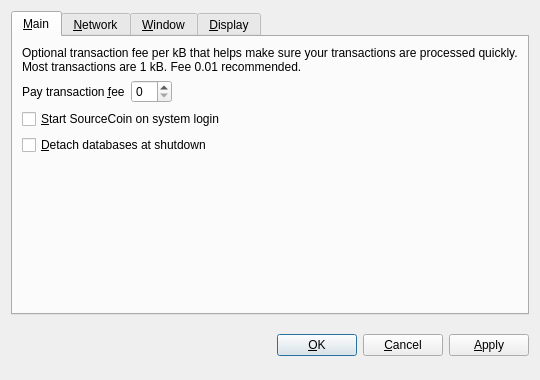
<?xml version="1.0" encoding="UTF-8"?>
<ui version="4.0">
 <class>OptionsDialog</class>
 <widget class="QDialog" name="OptionsDialog">
  <property name="geometry">
   <rect>
    <x>0</x>
    <y>0</y>
    <width>540</width>
    <height>380</height>
   </rect>
  </property>
  <property name="windowTitle">
   <string>Options</string>
  </property>
  <property name="modal">
   <bool>true</bool>
  </property>
  <layout class="QVBoxLayout" name="verticalLayout">
   <item>
    <widget class="QTabWidget" name="tabWidget">
     <property name="tabPosition">
      <enum>QTabWidget::North</enum>
     </property>
     <property name="currentIndex">
      <number>0</number>
     </property>
     <widget class="QWidget" name="tabMain">
      <attribute name="title">
       <string>&amp;Main</string>
      </attribute>
      <layout class="QVBoxLayout" name="verticalLayout_Main">
       <item>
        <widget class="QLabel" name="transactionFeeInfoLabel">
         <property name="text">
          <string>Optional transaction fee per kB that helps make sure your transactions are processed quickly. Most transactions are 1 kB. Fee 0.01 recommended.</string>
         </property>
         <property name="textFormat">
          <enum>Qt::PlainText</enum>
         </property>
         <property name="wordWrap">
          <bool>true</bool>
         </property>
        </widget>
       </item>
       <item>
        <layout class="QHBoxLayout" name="horizontalLayout_Main">
         <item>
          <widget class="QLabel" name="transactionFeeLabel">
           <property name="text">
            <string>Pay transaction &amp;fee</string>
           </property>
           <property name="textFormat">
            <enum>Qt::PlainText</enum>
           </property>
           <property name="buddy">
            <cstring>transactionFee</cstring>
           </property>
          </widget>
         </item>
         <item>
          <widget class="BitcoinAmountField" name="transactionFee"/>
         </item>
         <item>
          <spacer name="horizontalSpacer_Main">
           <property name="orientation">
            <enum>Qt::Horizontal</enum>
           </property>
           <property name="sizeHint" stdset="0">
            <size>
             <width>40</width>
             <height>20</height>
            </size>
           </property>
          </spacer>
         </item>
        </layout>
       </item>
       <item>
        <widget class="QCheckBox" name="bitcoinAtStartup">
         <property name="toolTip">
          <string>Automatically start SourceCoin after logging in to the system.</string>
         </property>
         <property name="text">
          <string>&amp;Start SourceCoin on system login</string>
         </property>
        </widget>
       </item>
       <item>
        <widget class="QCheckBox" name="detachDatabases">
         <property name="toolTip">
          <string>Detach block and address databases at shutdown. This means they can be moved to another data directory, but it slows down shutdown. The wallet is always detached.</string>
         </property>
         <property name="text">
          <string>&amp;Detach databases at shutdown</string>
         </property>
        </widget>
       </item>
       <item>
        <spacer name="verticalSpacer_Main">
         <property name="orientation">
          <enum>Qt::Vertical</enum>
         </property>
         <property name="sizeHint" stdset="0">
          <size>
           <width>20</width>
           <height>40</height>
          </size>
         </property>
        </spacer>
       </item>
      </layout>
     </widget>
     <widget class="QWidget" name="tabNetwork">
      <attribute name="title">
       <string>&amp;Network</string>
      </attribute>
      <layout class="QVBoxLayout" name="verticalLayout_Network">
       <item>
        <widget class="QCheckBox" name="mapPortUpnp">
         <property name="toolTip">
          <string>Automatically open the SourceCoin client port on the router. This only works when your router supports UPnP and it is enabled.</string>
         </property>
         <property name="text">
          <string>Map port using &amp;UPnP</string>
         </property>
        </widget>
       </item>
       <item>
        <widget class="QCheckBox" name="connectSocks">
         <property name="toolTip">
          <string>Connect to the SourceCoin network through a SOCKS proxy (e.g. when connecting through Tor).</string>
         </property>
         <property name="text">
          <string>&amp;Connect through SOCKS proxy:</string>
         </property>
        </widget>
       </item>
       <item>
        <layout class="QHBoxLayout" name="horizontalLayout_Network">
         <item>
          <widget class="QLabel" name="proxyIpLabel">
           <property name="text">
            <string>Proxy &amp;IP:</string>
           </property>
           <property name="textFormat">
            <enum>Qt::PlainText</enum>
           </property>
           <property name="buddy">
            <cstring>proxyIp</cstring>
           </property>
          </widget>
         </item>
         <item>
          <widget class="QValidatedLineEdit" name="proxyIp">
           <property name="maximumSize">
            <size>
             <width>140</width>
             <height>16777215</height>
            </size>
           </property>
           <property name="toolTip">
            <string>IP address of the proxy (e.g. 127.0.0.1)</string>
           </property>
          </widget>
         </item>
         <item>
          <widget class="QLabel" name="proxyPortLabel">
           <property name="text">
            <string>&amp;Port:</string>
           </property>
           <property name="textFormat">
            <enum>Qt::PlainText</enum>
           </property>
           <property name="buddy">
            <cstring>proxyPort</cstring>
           </property>
          </widget>
         </item>
         <item>
          <widget class="QLineEdit" name="proxyPort">
           <property name="maximumSize">
            <size>
             <width>55</width>
             <height>16777215</height>
            </size>
           </property>
           <property name="toolTip">
            <string>Port of the proxy (e.g. 9050)</string>
           </property>
          </widget>
         </item>
         <item>
          <widget class="QLabel" name="socksVersionLabel">
           <property name="text">
            <string>SOCKS &amp;Version:</string>
           </property>
           <property name="textFormat">
            <enum>Qt::PlainText</enum>
           </property>
           <property name="buddy">
            <cstring>socksVersion</cstring>
           </property>
          </widget>
         </item>
         <item>
          <widget class="QValueComboBox" name="socksVersion">
           <property name="toolTip">
            <string>SOCKS version of the proxy (e.g. 5)</string>
           </property>
          </widget>
         </item>
         <item>
          <spacer name="horizontalSpacer_Network">
           <property name="orientation">
            <enum>Qt::Horizontal</enum>
           </property>
           <property name="sizeHint" stdset="0">
            <size>
             <width>40</width>
             <height>20</height>
            </size>
           </property>
          </spacer>
         </item>
        </layout>
       </item>
       <item>
        <spacer name="verticalSpacer_Network">
         <property name="orientation">
          <enum>Qt::Vertical</enum>
         </property>
         <property name="sizeHint" stdset="0">
          <size>
           <width>20</width>
           <height>40</height>
          </size>
         </property>
        </spacer>
       </item>
      </layout>
     </widget>
     <widget class="QWidget" name="tabWindow">
      <attribute name="title">
       <string>&amp;Window</string>
      </attribute>
      <layout class="QVBoxLayout" name="verticalLayout_Window">
       <item>
        <widget class="QCheckBox" name="minimizeToTray">
         <property name="toolTip">
          <string>Show only a tray icon after minimizing the window.</string>
         </property>
         <property name="text">
          <string>&amp;Minimize to the tray instead of the taskbar</string>
         </property>
        </widget>
       </item>
       <item>
        <widget class="QCheckBox" name="minimizeOnClose">
         <property name="toolTip">
          <string>Minimize instead of exit the application when the window is closed. When this option is enabled, the application will be closed only after selecting Quit in the menu.</string>
         </property>
         <property name="text">
          <string>M&amp;inimize on close</string>
         </property>
        </widget>
       </item>
       <item>
        <spacer name="verticalSpacer_Window">
         <property name="orientation">
          <enum>Qt::Vertical</enum>
         </property>
         <property name="sizeHint" stdset="0">
          <size>
           <width>20</width>
           <height>40</height>
          </size>
         </property>
        </spacer>
       </item>
      </layout>
     </widget>
     <widget class="QWidget" name="tabDisplay">
      <attribute name="title">
       <string>&amp;Display</string>
      </attribute>
      <layout class="QVBoxLayout" name="verticalLayout_Display">
       <item>
        <layout class="QHBoxLayout" name="horizontalLayout_1_Display">
         <item>
          <widget class="QLabel" name="langLabel">
           <property name="text">
            <string>User Interface &amp;language:</string>
           </property>
           <property name="textFormat">
            <enum>Qt::PlainText</enum>
           </property>
           <property name="buddy">
            <cstring>lang</cstring>
           </property>
          </widget>
         </item>
         <item>
          <widget class="QValueComboBox" name="lang">
           <property name="toolTip">
            <string>The user interface language can be set here. This setting will take effect after restarting SourceCoin.</string>
           </property>
          </widget>
         </item>
        </layout>
       </item>
       <item>
        <layout class="QHBoxLayout" name="horizontalLayout_2_Display">
         <item>
          <widget class="QLabel" name="unitLabel">
           <property name="text">
            <string>&amp;Unit to show amounts in:</string>
           </property>
           <property name="textFormat">
            <enum>Qt::PlainText</enum>
           </property>
           <property name="buddy">
            <cstring>unit</cstring>
           </property>
          </widget>
         </item>
         <item>
          <widget class="QValueComboBox" name="unit">
           <property name="toolTip">
            <string>Choose the default subdivision unit to show in the interface and when sending coins.</string>
           </property>
          </widget>
         </item>
        </layout>
       </item>
       <item>
        <widget class="QCheckBox" name="displayAddresses">
         <property name="toolTip">
          <string>Whether to show SourceCoin addresses in the transaction list or not.</string>
         </property>
         <property name="text">
          <string>&amp;Display addresses in transaction list</string>
         </property>
        </widget>
       </item>
       <item>
        <spacer name="verticalSpacer_Display">
         <property name="orientation">
          <enum>Qt::Vertical</enum>
         </property>
         <property name="sizeHint" stdset="0">
          <size>
           <width>20</width>
           <height>40</height>
          </size>
         </property>
        </spacer>
       </item>
      </layout>
     </widget>
    </widget>
   </item>
   <item>
    <layout class="QHBoxLayout" name="horizontalLayout_Buttons">
     <item>
      <spacer name="horizontalSpacer_1">
       <property name="orientation">
        <enum>Qt::Horizontal</enum>
       </property>
       <property name="sizeHint" stdset="0">
        <size>
         <width>40</width>
         <height>48</height>
        </size>
       </property>
      </spacer>
     </item>
     <item>
      <widget class="QLabel" name="statusLabel">
       <property name="font">
        <font>
         <weight>75</weight>
         <bold>true</bold>
        </font>
       </property>
       <property name="text">
        <string/>
       </property>
       <property name="textFormat">
        <enum>Qt::PlainText</enum>
       </property>
       <property name="wordWrap">
        <bool>true</bool>
       </property>
      </widget>
     </item>
     <item>
      <spacer name="horizontalSpacer_2">
       <property name="orientation">
        <enum>Qt::Horizontal</enum>
       </property>
       <property name="sizeHint" stdset="0">
        <size>
         <width>40</width>
         <height>48</height>
        </size>
       </property>
      </spacer>
     </item>
     <item>
      <widget class="QPushButton" name="okButton">
       <property name="text">
        <string>&amp;OK</string>
       </property>
      </widget>
     </item>
     <item>
      <widget class="QPushButton" name="cancelButton">
       <property name="text">
        <string>&amp;Cancel</string>
       </property>
       <property name="autoDefault">
        <bool>false</bool>
       </property>
      </widget>
     </item>
     <item>
      <widget class="QPushButton" name="applyButton">
       <property name="text">
        <string>&amp;Apply</string>
       </property>
       <property name="autoDefault">
        <bool>false</bool>
       </property>
      </widget>
     </item>
    </layout>
   </item>
  </layout>
 </widget>
 <customwidgets>
  <customwidget>
   <class>BitcoinAmountField</class>
   <extends>QSpinBox</extends>
   <header>bitcoinamountfield.h</header>
  </customwidget>
  <customwidget>
   <class>QValueComboBox</class>
   <extends>QComboBox</extends>
   <header>qvaluecombobox.h</header>
  </customwidget>
  <customwidget>
   <class>QValidatedLineEdit</class>
   <extends>QLineEdit</extends>
   <header>qvalidatedlineedit.h</header>
  </customwidget>
 </customwidgets>
 <resources/>
 <connections/>
</ui>
